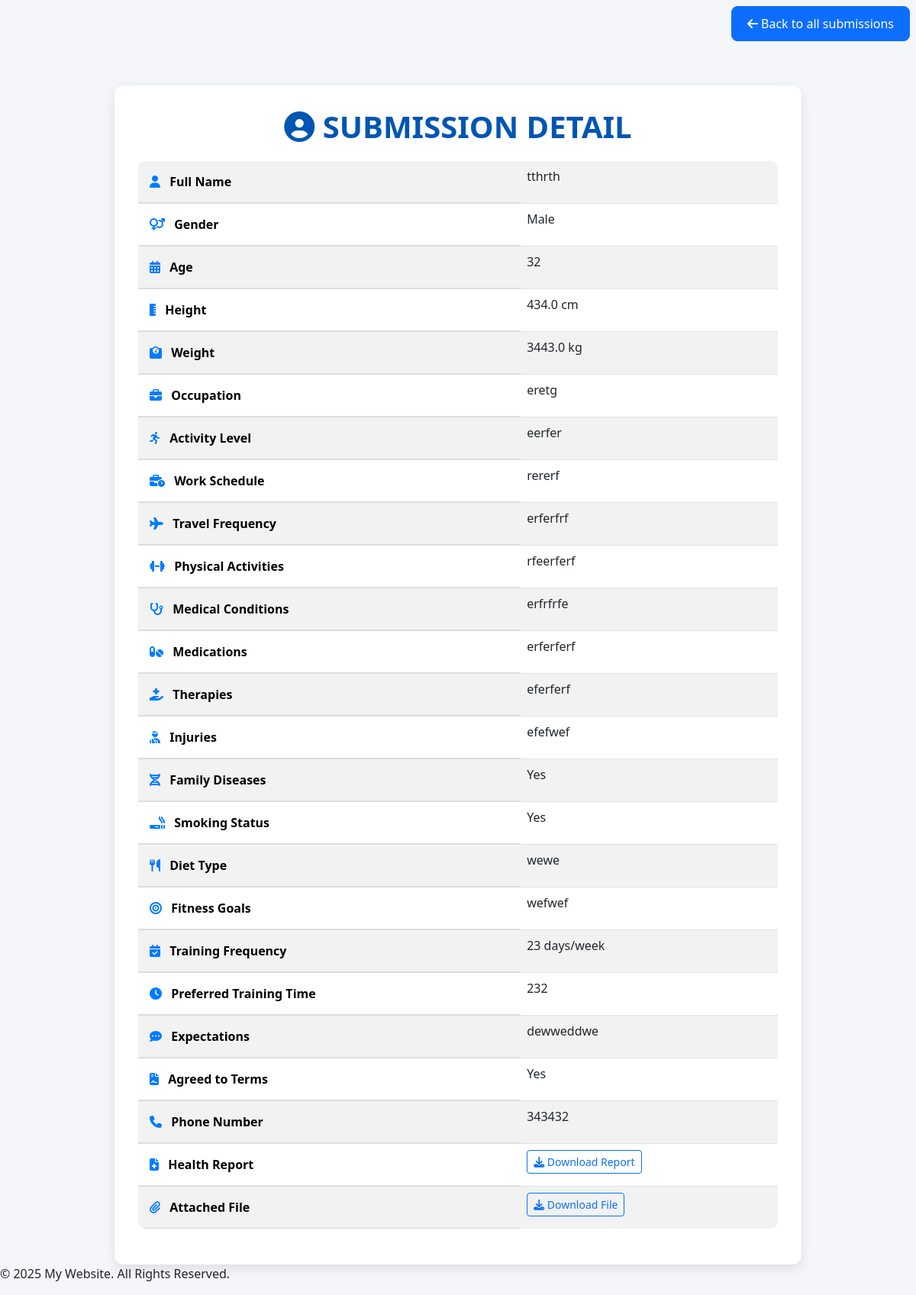
/submission/1/ (signed in), run on the app's committed database.
### intake_form/models.py (models this page shows, shortened)
class ClientIntake(models.Model):
    GENDER_CHOICES = [
        ('Male', 'Male'),
        ('Female', 'Female')
    ]
    full_name = models.CharField(max_length=255)
    gender = models.CharField(max_length=6, choices=GENDER_CHOICES)
    age = models.IntegerField()
    height = models.FloatField()
    weight = models.FloatField()
    occupation = models.CharField(max_length=255)
    activity_level = models.CharField(max_length=50)
    work_schedule = models.CharField(max_length=50)
    travel_frequency = models.CharField(max_length=50)
    physical_activities = models.TextField(blank=True, null=True)
    medical_conditions = models.TextField(blank=True, null=True)
    medications = models.TextField(blank=True, null=True)
    therapies = models.TextField(blank=True, null=True)
    injuries = models.TextField(blank=True, null=True)
    family_diseases = models.BooleanField()
    smoking_status = models.BooleanField()
    diet_type = models.CharField(max_length=50)
    fitness_goals = models.TextField()
    training_frequency = models.IntegerField()
    preferred_training_time = models.CharField(max_length=50)
    expectations = models.TextField()
    agreed_terms = models.BooleanField()
    phone_number = models.CharField(max_length=15)
    health_reports = models.FileField(upload_to='health_reports/', blank=True, null=True)
    attached_file = models.FileField(upload_to='attached_files/', blank=True, null=True)

### intake_form/views.py (the view)
# urls.py: path('submission/<int:submission_id>/', submission_detail, name='submission_detail'),
@login_required
def submission_detail(request, submission_id):
    submission = get_object_or_404(ClientIntake, id=submission_id)
    return render(request, 'submission_detail.html', {'submission': submission})

### intake_form/templates/submission_detail.html (shortened to what this page needs)
<!DOCTYPE html>
<html lang="en">
<head>
    <link href="https://cdn.jsdelivr.net/npm/bootstrap@5.3.0/dist/css/bootstrap.min.css" rel="stylesheet">
    <link rel="stylesheet" href="https://cdnjs.cloudflare.com/ajax/libs/font-awesome/6.4.2/css/all.min.css">
</head>
<body>
<div class="text-end">
    <a href="{% url 'submitted_requests' %}" class="btn btn-primary btn-back m-2"><i class="fa-solid fa-arrow-left"></i> Back to all submissions</a>
</div>
    <div class="container">
        <h1><i class="fa-solid fa-user-circle"></i> Submission Detail</h1>
        <div class="table-responsive">
            <table class="table table-striped table-hover border">
                <tbody>
                    <tr><th><i class="fa-solid fa-user icon"></i> Full Name</th><td>{{ submission.full_name }}</td></tr>
                    <tr><th><i class="fa-solid fa-venus-mars icon"></i> Gender</th><td>{{ submission.get_gender_display }}</td></tr>
                    <tr><th><i class="fa-solid fa-calendar-days icon"></i> Age</th><td>{{ submission.age }}</td></tr>
                    <tr><th><i class="fa-solid fa-ruler-vertical icon"></i> Height</th><td>{{ submission.height }} cm</td></tr>
                    <tr><th><i class="fa-solid fa-weight icon"></i> Weight</th><td>{{ submission.weight }} kg</td></tr>
                    <tr><th><i class="fa-solid fa-briefcase icon"></i> Occupation</th><td>{{ submission.occupation }}</td></tr>
                    <tr><th><i class="fa-solid fa-running icon"></i> Activity Level</th><td>{{ submission.activity_level }}</td></tr>
                    <tr><th><i class="fa-solid fa-business-time icon"></i> Work Schedule</th><td>{{ submission.work_schedule }}</td></tr>
                    <tr><th><i class="fa-solid fa-plane icon"></i> Travel Frequency</th><td>{{ submission.travel_frequency }}</td></tr>
                    <tr><th><i class="fa-solid fa-dumbbell icon"></i> Physical Activities</th><td>{{ submission.physical_activities }}</td></tr>
                    <tr><th><i class="fa-solid fa-stethoscope icon"></i> Medical Conditions</th><td>{{ submission.medical_conditions }}</td></tr>
                    <tr><th><i class="fa-solid fa-pills icon"></i> Medications</th><td>{{ submission.medications }}</td></tr>
                    <tr><th><i class="fa-solid fa-hand-holding-medical icon"></i> Therapies</th><td>{{ submission.therapies }}</td></tr>
                    <tr><th><i class="fa-solid fa-user-injured icon"></i> Injuries</th><td>{{ submission.injuries }}</td></tr>
                    <tr><th><i class="fa-solid fa-dna icon"></i> Family Diseases</th><td>{% if submission.family_diseases %}Yes{% else %}No{% endif %}</td></tr>
                    <tr><th><i class="fa-solid fa-smoking icon"></i> Smoking Status</th><td>{% if submission.smoking_status %}Yes{% else %}No{% endif %}</td></tr>
                    <tr><th><i class="fa-solid fa-utensils icon"></i> Diet Type</th><td>{{ submission.diet_type }}</td></tr>
                    <tr><th><i class="fa-solid fa-bullseye icon"></i> Fitness Goals</th><td>{{ submission.fitness_goals }}</td></tr>
                    <tr><th><i class="fa-solid fa-calendar-check icon"></i> Training Frequency</th><td>{{ submission.training_frequency }} days/week</td></tr>
                    <tr><th><i class="fa-solid fa-clock icon"></i> Preferred Training Time</th><td>{{ submission.preferred_training_time }}</td></tr>
                    <tr><th><i class="fa-solid fa-comment-dots icon"></i> Expectations</th><td>{{ submission.expectations }}</td></tr>
                    <tr><th><i class="fa-solid fa-file-contract icon"></i> Agreed to Terms</th><td>{% if submission.agreed_terms %}Yes{% else %}No{% endif %}</td></tr>
                    <tr><th><i class="fa-solid fa-phone icon"></i> Phone Number</th><td>{{ submission.phone_number }}</td></tr>
                    {% if submission.health_reports %}
                    <tr>
                        <th><i class="fa-solid fa-file-medical icon"></i> Health Report</th>
                        <td><a href="{{ submission.health_reports.url }}" target="_blank" class="btn btn-outline-primary btn-sm"><i class="fa-solid fa-download"></i> Download Report</a></td>
                    </tr>
                    {% endif %}
                    {% if submission.attached_file %}
                    <tr>
                        <th><i class="fa-solid fa-paperclip icon"></i> Attached File</th>
                        <td><a href="{{ submission.attached_file.url }}" target="_blank" class="btn btn-outline-primary btn-sm"><i class="fa-solid fa-download"></i> Download File</a></td>
                    </tr>
                    {% endif %}
                </tbody>
            </table>
        </div>
    </div>
    <footer class="footer">
        <p>&copy; 2025 My Website. All Rights Reserved.</p>
    </footer>
</body>
</html>

### intake_form/templates/submission_detail.html (style rules this page uses)
body { background-color: #f4f6f9; }
.container { margin-top: 50px; max-width: 900px; background: white; padding: 30px; border-radius: 12px; box-shadow: 0 5px 15px rgba(0, 0, 0, 0.1); }
h1 { text-align: center; margin-bottom: 20px; font-weight: bold; color: #0056b3; text-transform: uppercase; }
.table { border-radius: 10px; overflow: hidden; }
.table th { color: black; text-align: left; padding: 15px; font-size: 16px; border-bottom: 2px solid #ddd; }
.table tbody tr { transition: all 0.3s ease-in-out; }
.btn-back { margin-top: 20px; font-size: 16px; padding: 10px 20px; border-radius: 8px; }
.icon { color: #007bff; margin-right: 8px; }

### data on the page
ClientIntake: full_name "tthrth", gender "Male", age "32", height "434.0", weight "3443.0", occupation "eretg", activity_level "eerfer", work_schedule "rererf", travel_frequency "erferfrf", physical_activities "rfeerferf", medical_conditions "erfrfrfe", medications "erferferf", therapies "eferferf", injuries "efefwef", diet_type "wewe", fitness_goals "wefwef", training_frequency "23", preferred_training_time "232", expectations "dewweddwe", phone_number "343432"
